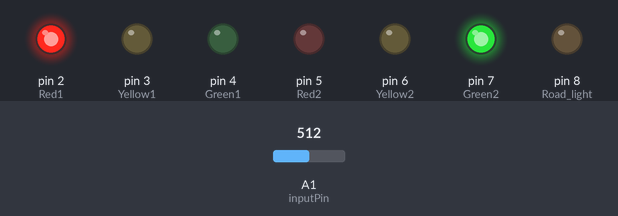
A sketch run on a simulated Arduino Uno, built with avr-gcc and run on an emulated ATmega328P. On the bench: output pins drawn as LEDs (lit = HIGH). The inputs (shaded band) are chosen by the test bench; at power-on: A1 (inputPin) = 512. What the sketch prints to the serial monitor is not drawn.

Above: at 5.0 s.
At 10.5 s:
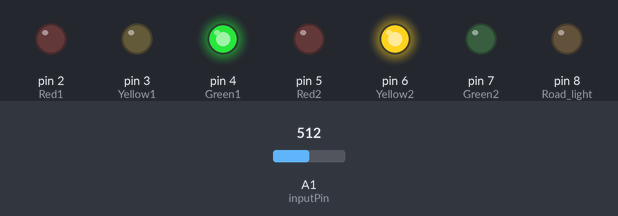
At 16.0 s:
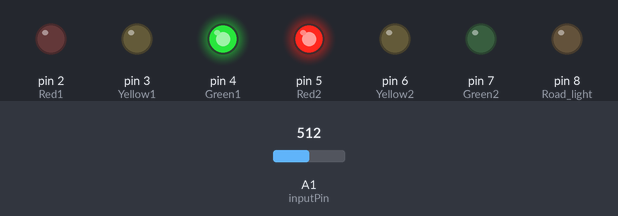
At 21.5 s:
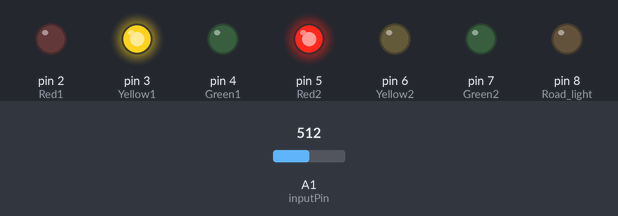
Timing chart, 0 to 28.6 s (numbered marks = the images above):
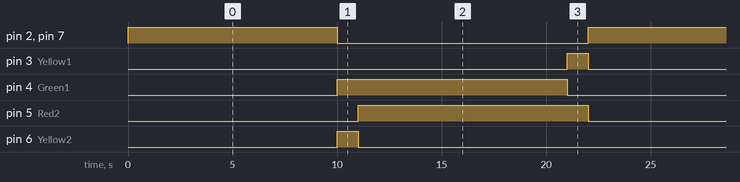

The sketch:

traffic.ino
```cpp
int Red1 = 2;
int Yellow1 = 3;
int Green1 = 4;

int Red2 = 5;
int Yellow2 = 6;
int Green2 = 7;

int Road_light = 8;
const int MAX = 90;
const int inputPin = A1;

void setup() {

  Serial.begin(9600);
  pinMode (Red1, OUTPUT);
  pinMode (Yellow1, OUTPUT);
  pinMode (Green1, OUTPUT);

  pinMode (Red2, OUTPUT);
  pinMode (Yellow2, OUTPUT);
  pinMode (Green2, OUTPUT);
  pinMode (Road_light, OUTPUT);
}

void loop() {

  int reading = analogRead(inputPin);

  Serial.println(reading);
  if (reading > MAX ) {

    digitalWrite(Road_light, LOW);

  }
  else {
    digitalWrite(Road_light, HIGH);
  }

  digitalWrite(Red1, HIGH);
  digitalWrite(Green2, HIGH);
  delay(10000);
  digitalWrite(Red1, LOW);
  digitalWrite(Green2, LOW);

  digitalWrite(Green1, HIGH);
  digitalWrite(Yellow2, HIGH);
  delay(1000);
  digitalWrite(Yellow2, LOW);
  digitalWrite(Red2, HIGH);

  delay(10000);
  digitalWrite(Green1, LOW);
  digitalWrite(Yellow1, HIGH);

  delay(1000);
  digitalWrite(Yellow1, LOW);
  digitalWrite(Red2, LOW);

}
```

Measured:
- by itself, pin 2 (Red1), pin 7 (Green2): alternates HIGH for 10.0 s and LOW for 12.0 s
- by itself, pin 3 (Yellow1), pin 6 (Yellow2): alternates HIGH for 1.0 s and LOW for 21.0 s
- by itself, pin 4 (Green1), pin 5 (Red2): alternates HIGH for 11.0 s and LOW for 11.0 s
